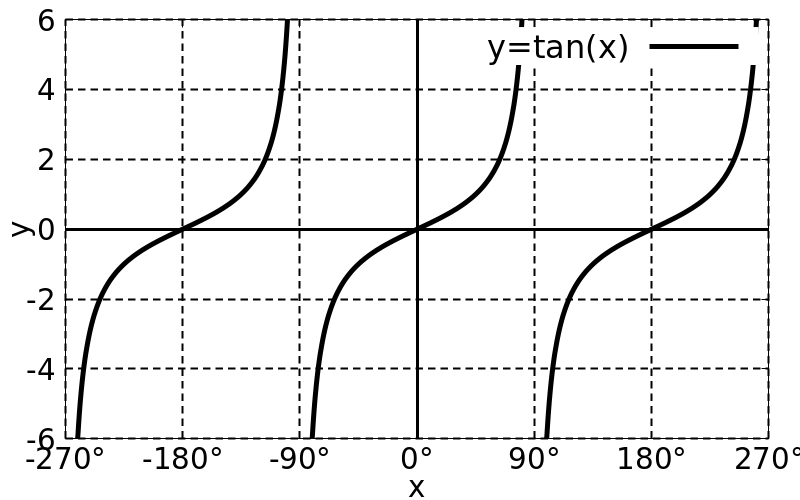

Source code (gnuplot):
load "template/function-plot.gnuplot"

set xrange [-270:270]
set yrange [-6:6]

set xtics 90
set ytics 2

set format x "%.0f°"

plot tan(2*pi*x/360) lc 0 lw 5 title "y=tan(x)"
